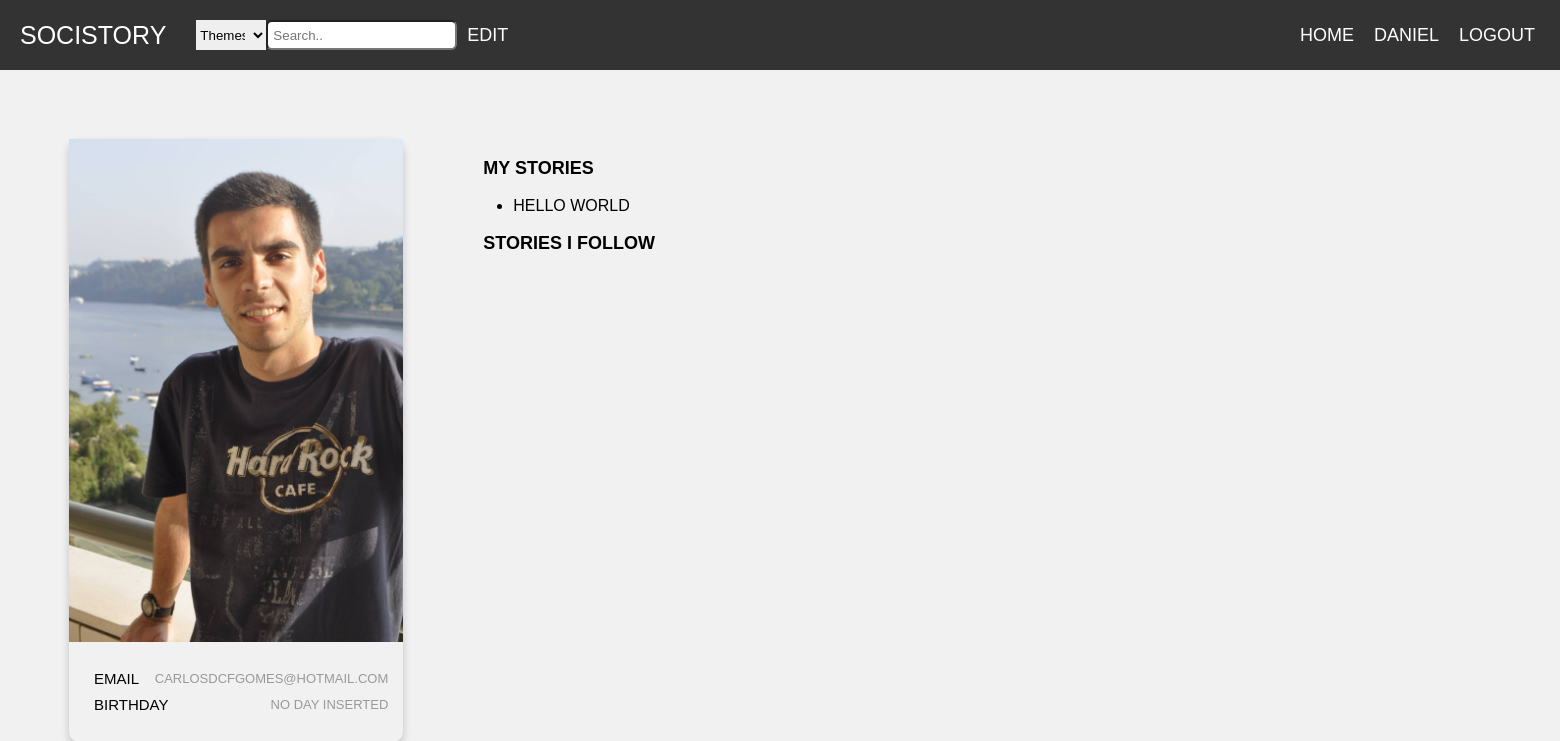
The app's page /pages/profilePage.php?username=Daniel (signed in) with its own data.
### tables this page shows
CREATE TABLE users(
  username VARCHAR PRIMARY KEY,
  email VARCHAR UNIQUE,
  password VARCHAR(254) NOT NULL,
  salt VARCHAR(32) NOT NULL,
  birthday DATE,
  img VARCHAR
);

CREATE TABLE stories(
  entity_id INTEGER PRIMARY KEY REFERENCES entities,
  username VARCHAR NOT NULL REFERENCES users,
  title TEXT NOT NULL, 
  body TEXT NOT NULL,
  hour DATETIME NOT NULL,
  UNIQUE(username, title, body)
);

### database/db_comments.php (called while the page is built, shortened)
<?php
    function getUsernameInfo($username){
    $db = Database::instance()->db();
    $stmt = $db->prepare('SELECT *, rowid FROM users where username = ?');
    $stmt->execute(array($username));
    return $stmt->fetch();
    }
  function myStories($username) {
    $db = Database::instance()->db();
    $stmt = $db->prepare('SELECT title FROM stories WHERE username = ?');
    $stmt->execute(array($username));
    return $stmt->fetchAll();
  }
?>

### pages/profilePage.php (the view, shortened to what this page needs)
<?php
include_once('../templates/common.php');
include_once('../database/db_comments.php');
$profileInfo = getUsernameInfo($_GET['username']);
$mystories = myStories($_GET['username']);
    ?>
 <link rel="stylesheet" href="../css/profilePage.css">
<div class="container">
    <div class="card">
            <img src="<?=$profileInfo['img']?>" alt="MyImg" style="width:100%">
        <div style="margin: 24px 0;">
            <ul class="single-category">
                <li class="row">
                    <h6 class="email">Email</h6>
                    <span> <?=$profileInfo['email']?></span> </li>
                <li class="row">
                    <h6 class="birthday">Birthday</h6>
                    <span> <?=$profileInfo['birthday'] ? $profileInfo['birthday'] :'No day inserted'?></span> </li>
            </ul>
            </div>
    </div>
    <section id="stories">
        <div class="container-story">
            <p class="profileinfo" id = myStories>
               <label for="myStories"> My Stories </label>
                <ul>
                    <?php
                    foreach($mystories as $story){
                        ?>
                        <li><?=$story['title']?> </li>
                    <?php }
                    unset($story) ?>
                </ul>
                    </p>
                    <p class="profileinfo" id ="myCommentedStories">
                    <label for="myCommentedStories"> Stories i follow </label>
                    </p>
                    </div>
                    </div>

### css/common.css (style rules this page uses)
* { box-sizing: border-box; }
body { margin: 0; font-family: Poppins, sans-serif; }

### css/mainPage.css (style rules this page uses)
body { font-family: Poppins-Regular, sans-serif; }
.row { display: -ms-flexbox; display: flex; -ms-flex-wrap: wrap; flex-wrap: wrap; }
body { margin: 0; padding: 0; font-family: Raleway; text-transform: uppercase; font-size: 11px; }

### css/profilePage.css (style rules this page uses)
html, body, .sidebar, .content-posts { height: 100%; }
body { font-size: 16px; font-family: Poppins, sans-serif; font-weight: normal; background-color: #f1f1f1; }
.container { width: 110%; padding-right:15px; padding-left:15px; }
p { margin-top: 0; display: block; margin-block-start: 1em; margin-block-end: 1em; margin-inline-start: 0px; margin-inline-end: 0px; }
.container { width: 100%; padding-right: 15px; padding-left: 15px; margin-right: auto; margin-left: auto; display: flex; margin-right: -15px; margin-left: -15px; }
section#stories { padding: 70; }
p#myStories { font-size: large; font-weight: 900; }
p#myCommentedStories { font-size: large; }
label { margin-bottom: 10px; margin-left: 10px; }
@media (min-width: 768px) { .container { max-width: 720px; } }
.card { box-shadow: 0 4px 8px 0 rgba(0, 0, 0, 0.2); margin: auto; text-align: center; font-family: arial; margin-top: 10%; margin-left: 10%; border-radius: 10px; width:60%; }
.row { display: -ms-flexbox; display: flex; justify-content: space-between; -ms-flex-wrap: wrap; flex-wrap: wrap; position: relative; right: 15; }
.card h6 { font-size: 15px; margin: 0px; padding-right: 0px; font-weight: normal; line-height: 26px; }
span { font-size: 13px; font-weight: normal; display: block; color: #999999; margin-top: 5px; }
ul.single-category { display: flex; flex-direction: column; }
.container-story { width: 1000%; }
.profileinfo label { font-weight: 900; }

### records on screen
users: img (picture), email "CARLOSDCFGOMES@HOTMAIL.COM"
stories: title "HELLO WORLD"

### other values on screen
$username "DANIEL"
